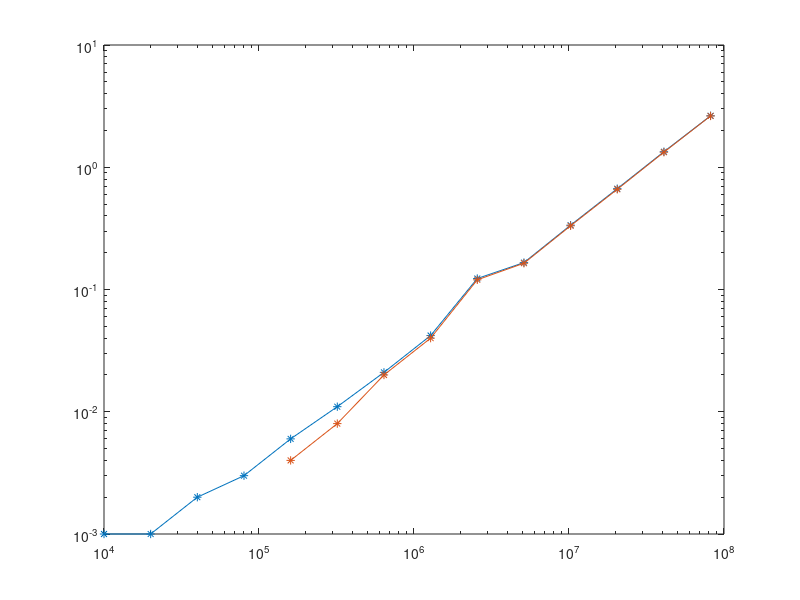

This chart was generated by the following MATLAB code:
look_test = [
  10000 0.001 0.000 0.000
  20000 0.001 0.000 0.000
  40000 0.002 0.000 0.000
  80000 0.003 0.000 0.000
  160000 0.006 0.004 0.000
  320000 0.011 0.008 0.000
  640000 0.021 0.020 0.000
  1280000 0.042 0.040 0.000
  2560000 0.123 0.120 0.000
  5120000 0.166 0.164 0.000
  10240000 0.336 0.332 0.000
  20480000 0.668 0.660 0.004
  40960000 1.340 1.328 0.008
  81920000 2.637 2.628 0.004
]

sort_test = [
  10000 0.011 0.008 0.000
  20000 0.020 0.016 0.000
  40000 0.042 0.040 0.000
  80000 0.088 0.084 0.000
  160000 0.185 0.176 0.000
  320000 0.386 0.372 0.000
  640000 0.827 0.796 0.004
  1280000 1.795 1.728 0.016
  2560000 3.880 3.764 0.016
  5120000 8.554 8.236 0.060
  10240000 17.923 17.328 0.144
  20480000 38.245 37.004 0.320
  40960000 81.135 78.676 0.616
  81920000 171.048 166.008 1.216
]

look_b_test = [
  10000 0.000 0.000 0.000
  20000 0.000 0.000 0.000
  40000 0.000 0.000 0.000
  80000 0.001 0.000 0.000
  160000 0.001 0.000 0.000
  320000 0.000 0.000 0.000
  640000 0.000 0.000 0.000
  1280000 0.000 0.000 0.000
  2560000 0.001 0.000 0.000
  5120000 0.001 0.000 0.000
  10240000 0.001 0.000 0.000
  20480000 0.001 0.000 0.000
  40960000 0.001 0.000 0.000
  81920000 0.002 0.000 0.000
]

sizes = look_test(:,1)

look_times = look_test(:, 2:3)
sort_times = sort_test(:, 2:3)
look_b_times = look_b_test(:, 2:3)

% figure(1)
loglog(sizes, look_times, "marker", "*");


% figure(2)
% loglog(sizes, sort_times, "marker", "*");
% title('sort')

% figure(3)
% loglog(sizes, look_b_times, "marker", "*");
% title('look -b')
